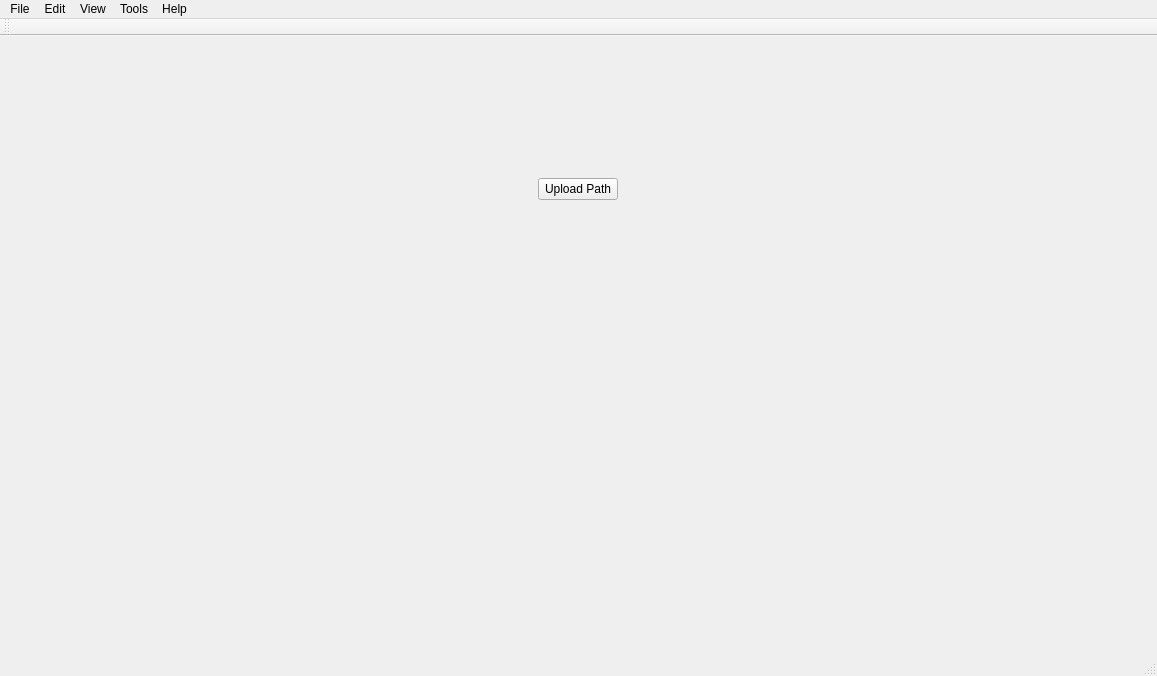
<?xml version="1.0" encoding="UTF-8"?>
<ui version="4.0">
 <class>MainWindow</class>
 <widget class="QMainWindow" name="MainWindow">
  <property name="geometry">
   <rect>
    <x>0</x>
    <y>0</y>
    <width>1157</width>
    <height>676</height>
   </rect>
  </property>
  <property name="windowTitle">
   <string>MainWindow</string>
  </property>
  <widget class="QWidget" name="centralWidget">
   <layout class="QGridLayout" name="gridLayout_3">
    <item row="0" column="0">
     <layout class="QGridLayout" name="gridLayout_1">
      <item row="0" column="0">
       <widget class="QWidget" name="widget_2" native="true">
        <property name="sizePolicy">
         <sizepolicy hsizetype="Preferred" vsizetype="Preferred">
          <horstretch>0</horstretch>
          <verstretch>0</verstretch>
         </sizepolicy>
        </property>
        <layout class="QGridLayout" name="gridLayout">
         <item row="0" column="0">
          <widget class="QPushButton" name="pushButton">
           <property name="sizePolicy">
            <sizepolicy hsizetype="Fixed" vsizetype="Fixed">
             <horstretch>0</horstretch>
             <verstretch>0</verstretch>
            </sizepolicy>
           </property>
           <property name="text">
            <string>Upload Path</string>
           </property>
          </widget>
         </item>
        </layout>
       </widget>
      </item>
      <item row="2" column="0">
       <layout class="QGridLayout" name="gridLayout_2">
        <property name="sizeConstraint">
         <enum>QLayout::SetNoConstraint</enum>
        </property>
        <item row="0" column="0">
         <widget class="QCustomPlot" name="customplot_1" native="true">
          <property name="sizePolicy">
           <sizepolicy hsizetype="Preferred" vsizetype="Preferred">
            <horstretch>0</horstretch>
            <verstretch>0</verstretch>
           </sizepolicy>
          </property>
         </widget>
        </item>
        <item row="0" column="1">
         <widget class="QCustomPlot" name="customplot_2" native="true">
          <property name="sizePolicy">
           <sizepolicy hsizetype="Preferred" vsizetype="Preferred">
            <horstretch>0</horstretch>
            <verstretch>0</verstretch>
           </sizepolicy>
          </property>
         </widget>
        </item>
        <item row="0" column="2">
         <widget class="ImageWidget" name="imagewidget" native="true"/>
        </item>
       </layout>
      </item>
      <item row="1" column="0">
       <spacer name="verticalSpacer">
        <property name="orientation">
         <enum>Qt::Vertical</enum>
        </property>
        <property name="sizeType">
         <enum>QSizePolicy::Fixed</enum>
        </property>
        <property name="sizeHint" stdset="0">
         <size>
          <width>20</width>
          <height>20</height>
         </size>
        </property>
       </spacer>
      </item>
     </layout>
    </item>
   </layout>
  </widget>
  <widget class="QMenuBar" name="menuBar">
   <property name="geometry">
    <rect>
     <x>0</x>
     <y>0</y>
     <width>1157</width>
     <height>22</height>
    </rect>
   </property>
   <widget class="QMenu" name="menuFile">
    <property name="title">
     <string>File</string>
    </property>
    <addaction name="actionOpen"/>
   </widget>
   <widget class="QMenu" name="menuEdit">
    <property name="title">
     <string>Edit</string>
    </property>
   </widget>
   <widget class="QMenu" name="menuView">
    <property name="title">
     <string>View</string>
    </property>
   </widget>
   <widget class="QMenu" name="menuTools">
    <property name="title">
     <string>Tools</string>
    </property>
   </widget>
   <widget class="QMenu" name="menuHelp">
    <property name="title">
     <string>Help</string>
    </property>
   </widget>
   <addaction name="menuFile"/>
   <addaction name="menuEdit"/>
   <addaction name="menuView"/>
   <addaction name="menuTools"/>
   <addaction name="menuHelp"/>
  </widget>
  <widget class="QToolBar" name="mainToolBar">
   <attribute name="toolBarArea">
    <enum>TopToolBarArea</enum>
   </attribute>
   <attribute name="toolBarBreak">
    <bool>false</bool>
   </attribute>
  </widget>
  <widget class="QStatusBar" name="statusBar"/>
  <action name="actionOpen">
   <property name="text">
    <string>Open</string>
   </property>
  </action>
 </widget>
 <layoutdefault spacing="6" margin="11"/>
 <customwidgets>
  <customwidget>
   <class>QCustomPlot</class>
   <extends>QWidget</extends>
   <header>qcustomplot.h</header>
   <container>1</container>
  </customwidget>
  <customwidget>
   <class>ImageWidget</class>
   <extends>QWidget</extends>
   <header location="global">ImageWidget.h</header>
   <container>1</container>
  </customwidget>
 </customwidgets>
 <resources/>
 <connections/>
</ui>
